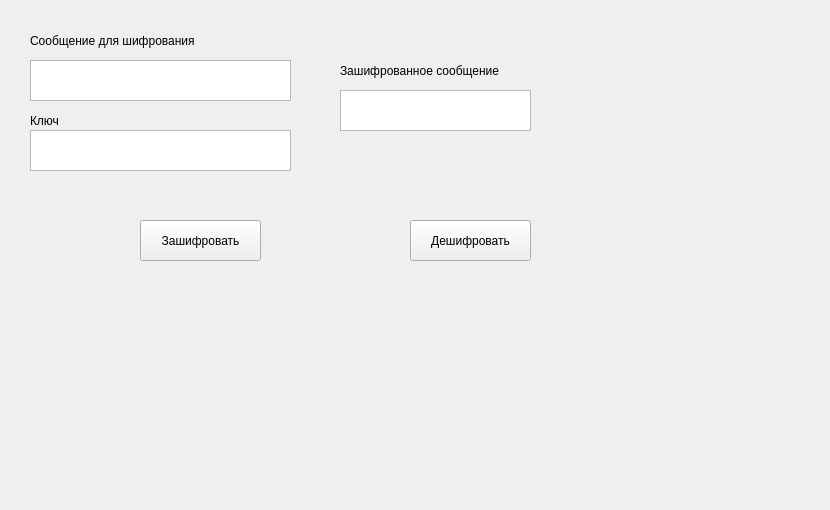
<?xml version="1.0" encoding="UTF-8"?>
<ui version="4.0">
 <class>MainWindow</class>
 <widget class="QMainWindow" name="MainWindow">
  <property name="geometry">
   <rect>
    <x>0</x>
    <y>0</y>
    <width>830</width>
    <height>510</height>
   </rect>
  </property>
  <property name="windowTitle">
   <string>MainWindow</string>
  </property>
  <widget class="QWidget" name="centralwidget">
   <widget class="QPushButton" name="encrypt">
    <property name="geometry">
     <rect>
      <x>140</x>
      <y>220</y>
      <width>121</width>
      <height>41</height>
     </rect>
    </property>
    <property name="text">
     <string>Зашифровать</string>
    </property>
   </widget>
   <widget class="QLabel" name="label_4">
    <property name="geometry">
     <rect>
      <x>30</x>
      <y>30</y>
      <width>191</width>
      <height>21</height>
     </rect>
    </property>
    <property name="text">
     <string>Сообщение для шифрования</string>
    </property>
   </widget>
   <widget class="QPushButton" name="decrypt">
    <property name="geometry">
     <rect>
      <x>410</x>
      <y>220</y>
      <width>121</width>
      <height>41</height>
     </rect>
    </property>
    <property name="text">
     <string>Дешифровать</string>
    </property>
   </widget>
   <widget class="QLabel" name="label_5">
    <property name="geometry">
     <rect>
      <x>340</x>
      <y>60</y>
      <width>181</width>
      <height>21</height>
     </rect>
    </property>
    <property name="text">
     <string>Зашифрованное сообщение</string>
    </property>
   </widget>
   <widget class="QPlainTextEdit" name="mes">
    <property name="geometry">
     <rect>
      <x>30</x>
      <y>60</y>
      <width>261</width>
      <height>41</height>
     </rect>
    </property>
   </widget>
   <widget class="QPlainTextEdit" name="dec_mes">
    <property name="geometry">
     <rect>
      <x>340</x>
      <y>90</y>
      <width>191</width>
      <height>41</height>
     </rect>
    </property>
   </widget>
   <widget class="QPlainTextEdit" name="open_key">
    <property name="geometry">
     <rect>
      <x>30</x>
      <y>130</y>
      <width>261</width>
      <height>41</height>
     </rect>
    </property>
   </widget>
   <widget class="QLabel" name="label_6">
    <property name="geometry">
     <rect>
      <x>30</x>
      <y>110</y>
      <width>191</width>
      <height>21</height>
     </rect>
    </property>
    <property name="text">
     <string>Ключ</string>
    </property>
   </widget>
  </widget>
 </widget>
 <resources/>
 <connections/>
</ui>
